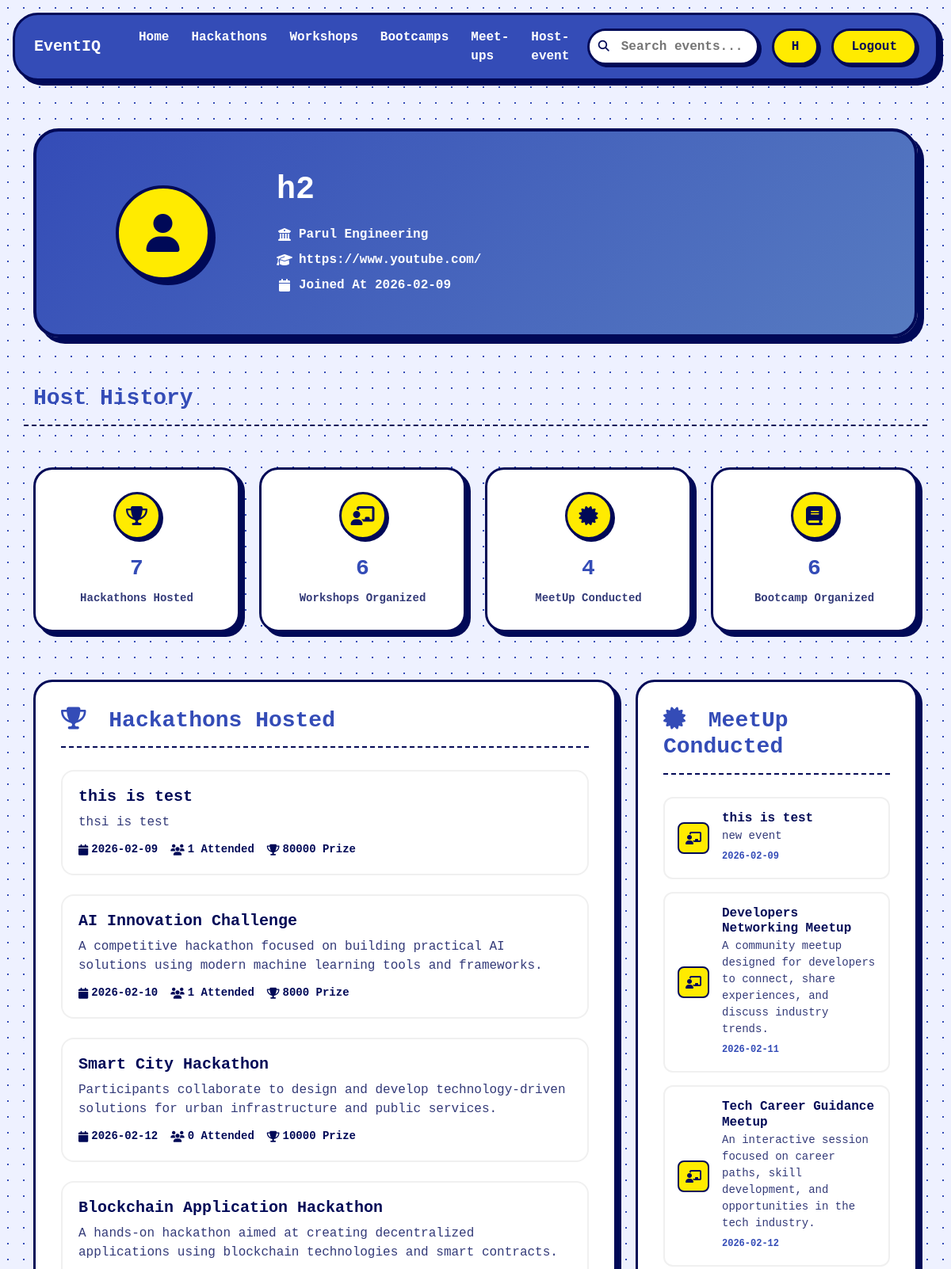
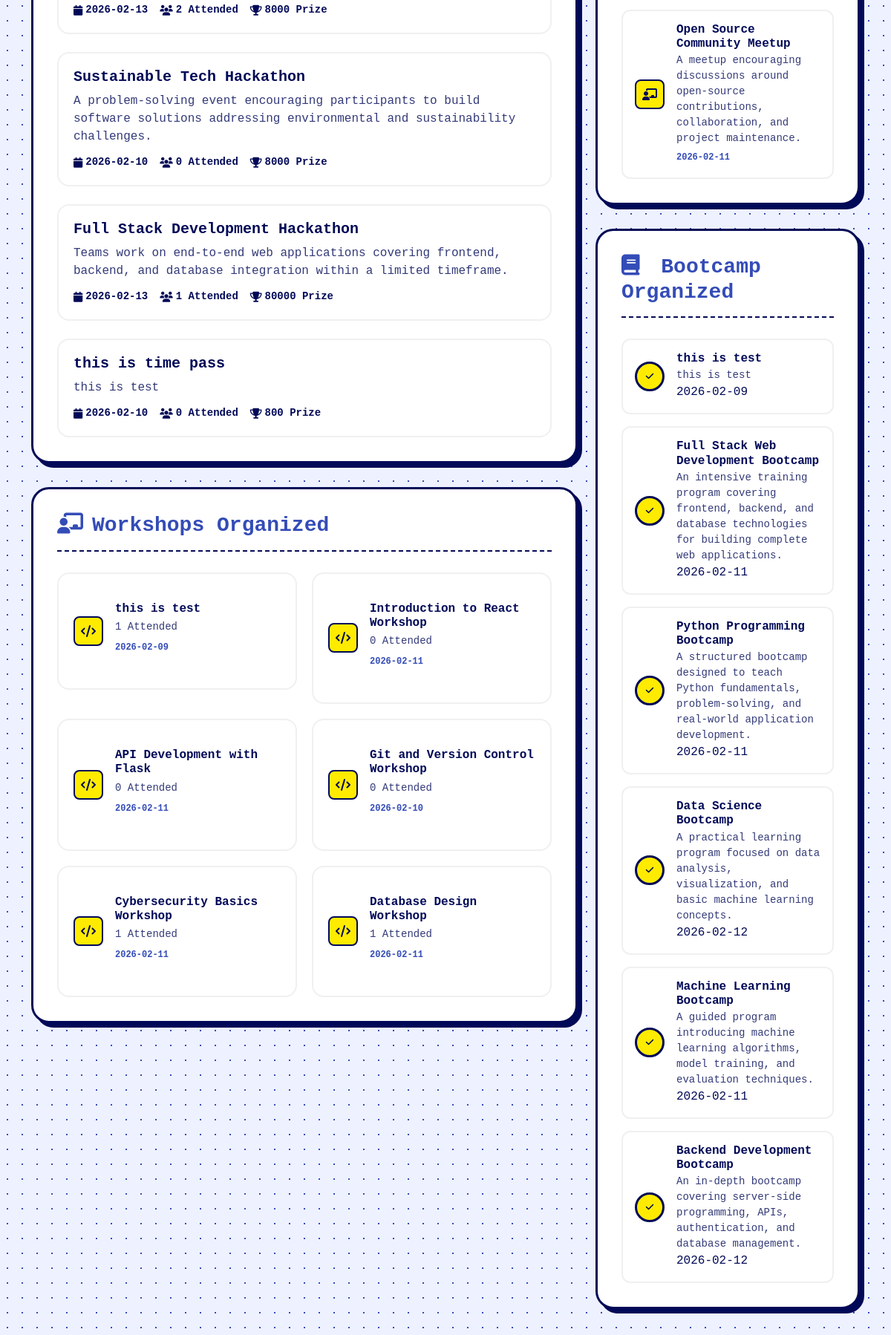
Screenshot of /profile (signed in, upper part) with the database file from the repository (2 pictures, top to bottom).
### backend/models.py (models this page shows, shortened)
class Host(db.Model):
    __tablename__ = "hosts"
    id = db.Column(db.Integer, primary_key=True)
    full_name = db.Column(db.String(120), nullable=False)
    company_name = db.Column(db.String(150), nullable=False)
    company_logo = db.Column(db.String(255))
    email = db.Column(db.String(120), unique=True, nullable=False)
    password = db.Column(db.String(255), nullable=False)
    website = db.Column(db.String(255))
    city = db.Column(db.String(100))
    state = db.Column(db.String(100))
    events_created = db.Column(db.Integer, default=0)
    company_rating = db.Column(db.Float, default=0.0)
    role = db.Column(db.String(20), default="host")
    created_at = db.Column(db.DateTime, default=datetime.utcnow)
    last_login = db.Column(db.DateTime)

class Event(db.Model):
    __tablename__ = "events"
    id = db.Column(db.Integer, primary_key=True)
    title = db.Column(db.String(150), nullable=False)
    description = db.Column(db.Text, nullable=False)
    type_of_event = db.Column(db.String(20), nullable=False)  # hackathon/workshop/meetup/bootcamp
    start_date = db.Column(db.Date, nullable=False)
    end_date = db.Column(db.Date, nullable=False)
    start_time = db.Column(db.Time)
    end_time = db.Column(db.Time)
    submission_start_date = db.Column(db.Date)
    submission_end_date = db.Column(db.Date)
    judging_start_date = db.Column(db.Date)
    judging_end_date = db.Column(db.Date)
    winner_announcement_date = db.Column(db.Date)
    mode = db.Column(db.String(20))  # online/offline/hybrid
    platform = db.Column(db.String(100))  # zoom, meet, etc.
    location = db.Column(db.String(255))
    city = db.Column(db.String(100))
    state = db.Column(db.String(100))
    max_participants = db.Column(db.Integer)
    attending = db.Column(db.Integer, default=0)
    skills = db.Column(db.Text)
    skill_level = db.Column(db.String(20), default="any")
    registration_fee = db.Column(db.Integer, default=0)
    first_prize = db.Column(db.String(100))
    second_prize = db.Column(db.String(100))
    third_prize = db.Column(db.String(100))
    other_rewards = db.Column(db.Text)
    status = db.Column(db.String(20), default="upcoming")
    banner_image = db.Column(db.String(255))
    host_id = db.Column(db.Integer, db.ForeignKey("hosts.id"), nullable=False)
    host = db.relationship("Host", backref="events")
    created_at = db.Column(db.DateTime, default=datetime.utcnow)

### backend/routes.py (the view)
@app.route("/profile")
def profile():
    role = session.get("role")
    user_id = session.get("user_id")
    host_id = session.get("host_id")
    if not role:
        flash("Please login first", "warning")
        return redirect(url_for("login"))
    if role == "user":
        user = User.query.get_or_404(user_id)
        participations = EventParticipation.query.filter_by(
            user_id=user_id
        ).all()
        list_hackathon = []
        list_bootcamp = []
        list_meetup = []
        list_workshop = []
        for p in participations:
            event = Event.query.get(p.event_id)
            if not event:
                continue
            if p.event_type == "hackathon":
                list_hackathon.append(event)
            elif p.event_type == "bootcamp":
                list_bootcamp.append(event)
            elif p.event_type == "meetup":
                list_meetup.append(event)
            elif p.event_type == "workshop":
                list_workshop.append(event)
        return render_template(
            "profile.html",
            user=user,
            list_hackathon=list_hackathon,
            list_bootcamp=list_bootcamp,
            list_meetup=list_meetup,
            list_workshop=list_workshop,
            hackathon_attended=len(list_hackathon),
            bootcamp_attended=len(list_bootcamp),
            meetup_attended=len(list_meetup),
            workshop_attended=len(list_workshop),
        )
    elif role == "host":
        host = Host.query.get_or_404(host_id)
        events = Event.query.filter_by(
            host_id=host_id
        ).all()
        list_hackathon = []
        list_bootcamp = []
        list_meetup = []
        list_workshop = []
        for event in events:
            if event.type_of_event == "hackathon":
                list_hackathon.append(event)
            elif event.type_of_event == "bootcamp":
                list_bootcamp.append(event)
            elif event.type_of_event == "meetup":
                list_meetup.append(event)
            elif event.type_of_event == "workshop":
                list_workshop.append(event)
        total_events_created = (
            len(list_hackathon)
            + len(list_bootcamp)
            + len(list_meetup)
            + len(list_workshop)
        )
        return render_template(
            "profile_host.html",
            host=host,
            list_hackathon=list_hackathon,
            list_bootcamp=list_bootcamp,
            list_meetup=list_meetup,
            list_workshop=list_workshop,
            hackathon_created=len(list_hackathon),
            bootcamp_created=len(list_bootcamp),
            meetup_created=len(list_meetup),
            workshop_created=len(list_workshop),
            total_events_created=total_events_created
        )

### frontend/templates/profile_host.html (shortened to what this page needs)
{% extends "base.html" %}
{% block content %}
<section class="container profile-header">
    <div class="profile-hero">
        <div class="row align-items-center">
            <div class="col-lg-3 text-center">
                <div class="profile-avatar">
                    <i class="fas fa-user"></i>
                </div>
            </div>
            <div class="col-lg-9">
                <div class="profile-info">
                    <h1 class="profile-name">{{host.full_name}}</h1>
                    <div class="profile-meta">
            <span class="meta-item">
              <i class="fas fa-university"></i>
              {{host.company_name}}
            </span>
            <span class="meta-item">
              <i class="fas fa-graduation-cap"></i>
              {{host.website}}
            </span>
                        <span class="meta-item">
              <i class="fas fa-calendar"></i>
              Joined At {{host.created_at.date()}}
            </span>
                    </div>
                </div>
            </div>
        </div>
    </div>
</section>
<section class="container profile-stats-section">
    <div class="row g-4">
            <div class="section-header">
                <h3>Host History</h3>
            </div>
            <div class="col-md-3">
                <div class="stat-card">
                    <div class="stat-icon">
                        <i class="fas fa-trophy"></i>
                    </div>
                    <div class="stat-info">
                        <strong>{{hackathon_created}}</strong>
                        <span>Hackathons Hosted</span>
                    </div>
                </div>
            </div>
        <div class="col-md-3">
            <div class="stat-card">
                <div class="stat-icon">
                    <i class="fas fa-chalkboard-teacher"></i>
                </div>
                <div class="stat-info">
                    <strong>{{workshop_created}}</strong>
                    <span>Workshops Organized</span>
                </div>
            </div>
        </div>
        <div class="col-md-3">
            <div class="stat-card">
                <div class="stat-icon">
                    <i class="fas fa-certificate"></i>
                </div>
                <div class="stat-info">
                    <strong>{{meetup_created}}</strong>
                    <span>MeetUp Conducted</span>
                </div>
            </div>
        </div>
        <div class="col-md-3">
            <div class="stat-card">
                <div class="stat-icon">
                    <i class="fas fa-book"></i>
                </div>
                <div class="stat-info">
                    <strong>{{bootcamp_created}}</strong>
                    <span>Bootcamp Organized</span>
                </div>
            </div>
        </div>
    </div>
</section>
<section class="container profile-content">
    <div class="row g-4">
        <div class="col-lg-8">
            <div class="profile-section">
                <div class="section-header">
                    <h3><i class="fas fa-trophy"></i> Hackathons Hosted</h3>
                </div>
                <div class="participation-list">
                    {% if list_hackathon %}
                        {% for event in list_hackathon %}
                              <a href="{{ url_for('host_event_detail', event_id=event.id) }}" class="card-link">
                          <div class="participation-item">
                                    <div class="participation-details">
                                        <h5>{{ event.title }}</h5>
                                        <p>{{event.description}}</p>
                                        <div class="participation-meta">
                                            <span><i class="fas fa-calendar"></i>{{ event.start_date }}</span>
                                            <span><i class="fas fa-users"></i>{{event.attending}} Attended</span>
                                            <span><i class="fas fa-trophy"></i> {{event.first_prize}} Prize</span>
                                        </div>
                                    </div>
                          </div>
                              </a>
                        {% endfor %}
                    {% else %}
                      <p>No Hackathon Participation Found.</p>
                    {% endif %}
                </div>
            </div>
            <div class="profile-section">
                <div class="section-header">
                    <h3><i class="fas fa-chalkboard-teacher"></i>Workshops Organized</h3>
                </div>
                <div class="workshop-grid">
                    {% if list_workshop %}
                        {% for event in list_workshop %}
                              <a href="{{ url_for('host_event_detail', event_id=event.id) }}" class="card-link">
                          <div class="workshop-item">
                            <div class="certificate-icon">
                                <i class="fas fa-code"></i>
                            </div>
                            <div class="workshop-info">
                                <h6>{{ event.title }}</h6>
                                <p>{{event.attending}} Attended </p>
                                <span class="workshop-date">{{event.start_date}}</span>
                            </div>
                          </div>
                              </a>
                        {% endfor %}
                    {% else %}
                      <p>No workshop Participation Found.</p>
                    {% endif %}
                </div>
            </div>
        </div>
        <div class="col-lg-4">
            <div class="profile-section">
                <div class="section-header">
                    <h3><i class="fas fa-certificate"></i> MeetUp Conducted</h3>
                </div>
                <div class="certificate-list">
                    {% if list_meetup %}
                        {% for event in list_meetup %}
                            <a href="{{ url_for('host_event_detail', event_id=event.id) }}" class="card-link">
                        <div class="certificate-item">
                            <div class="certificate-icon">
                                <i class="fas fa-chalkboard-teacher"></i>
                            </div>
                            <div class="certificate-info">
                                <h6>{{ event.title }}</h6>
                                <p>{{event.description}}</p>
                                <span class="certificate-date">{{event.start_date}}</span>
                            </div>
                        </div>
                            </a>
                        {% endfor %}
                    {% else %}
                      <p>No Meetup Attended Found.</p>
                    {% endif %}
                </div>
            </div>
            <div class="profile-section">
                <div class="section-header">
                    <h3><i class="fas fa-book"></i> Bootcamp Organized</h3>
                </div>
                <div class="course-list">
                    {% if list_bootcamp %}
                        {% for event in list_bootcamp %}
                    <a href="{{ url_for('host_event_detail', event_id=event.id) }}" class="card-link">
                        <div class="course-item">
                            <div class="course-progress">
                                <div class="progress-circle completed">
                                    <i class="fas fa-check"></i>
                                </div>
                            </div>
                            <div class="course-info">
                                <h6>{{event.title}}</h6>
                                <p>{{event.description}}</p>
                                <span class="course-date">{{event.start_date}}</span>
                            </div>
                        </div>
                            </a>
                        {% endfor %}
                    {% else %}
                      <p>No Meetup Attended Found.</p>
                    {% endif %}
                </div>
            </div>
        </div>
    </div>
</section>
{% endblock %}

### rows the page displays
Host: full_name "h2", company_name "Parul Engineering", website "https://www.youtube.com/", created_at "2026-02-09"
Event: title "this is test", description "thsi is test", start_date "2026-02-09", attending "1", first_prize "80000"
Event: title "AI Innovation Challenge", description "A competitive hackathon focused on building practical AI solutions using modern machine learning tools and frameworks.", start_date "2026-02-10", attending "1", first_prize "8000"
Event: title "Smart City Hackathon", description "Participants collaborate to design and develop technology-driven solutions for urban infrastructure and public services.", start_date "2026-02-12", attending "0", first_prize "10000"
Event: title "Blockchain Application Hackathon", description "A hands-on hackathon aimed at creating decentralized applications using blockchain technologies and smart contracts.", start_date "2026-02-13", attending "2", first_prize "8000"
Event: title "Sustainable Tech Hackathon", description "A problem-solving event encouraging participants to build software solutions addressing environmental and sustainability challenges.", start_date "2026-02-10", attending "0", first_prize "8000"
Event: title "Full Stack Development Hackathon", description "Teams work on end-to-end web applications covering frontend, backend, and database integration within a limited timeframe.", start_date "2026-02-13", attending "1", first_prize "80000"
Event: title "this is time pass", description "this is test", start_date "2026-02-10", attending "0", first_prize "800"
Event: title "this is test", attending "1", start_date "2026-02-09"
Event: title "Introduction to React Workshop", attending "0", start_date "2026-02-11"
Event: title "API Development with Flask", attending "0", start_date "2026-02-11"
Event: title "Git and Version Control Workshop", attending "0", start_date "2026-02-10"
Event: title "Cybersecurity Basics Workshop", attending "1", start_date "2026-02-11"
Event: title "Database Design Workshop", attending "1", start_date "2026-02-11"
Event: title "this is test", description "new event", start_date "2026-02-09"
Event: title "Developers Networking Meetup", description "A community meetup designed for developers to connect, share experiences, and discuss industry trends.", start_date "2026-02-11"
Event: title "Tech Career Guidance Meetup", description "An interactive session focused on career paths, skill development, and opportunities in the tech industry.", start_date "2026-02-12"
Event: title "Open Source Community Meetup", description "A meetup encouraging discussions around open-source contributions, collaboration, and project maintenance.", start_date "2026-02-11"
Event: title "this is test", description "this is test", start_date "2026-02-09"
Event: title "Full Stack Web Development Bootcamp", description "An intensive training program covering frontend, backend, and database technologies for building complete web applications.", start_date "2026-02-11"
Event: title "Python Programming Bootcamp", description "A structured bootcamp designed to teach Python fundamentals, problem-solving, and real-world application development.", start_date "2026-02-11"
Event: title "Data Science Bootcamp", description "A practical learning program focused on data analysis, visualization, and basic machine learning concepts.", start_date "2026-02-12"
Event: title "Machine Learning Bootcamp", description "A guided program introducing machine learning algorithms, model training, and evaluation techniques.", start_date "2026-02-11"
Event: title "Backend Development Bootcamp", description "An in-depth bootcamp covering server-side programming, APIs, authentication, and database management.", start_date "2026-02-12"

### other values shown
{{ session.get("name","")[0] | upper }} "H"
{{ hackathon_created }} "7"
{{ workshop_created }} "6"
{{ meetup_created }} "4"
{{ bootcamp_created }} "6"
